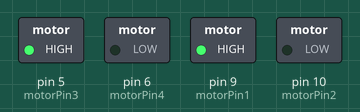
Recording of a sketch running on a simulated Arduino Uno, built with avr-gcc and run on an emulated ATmega328P. Parts: switched loads named in the sketch (green lamp = pin HIGH).

Above: at 0.1 s.
Timing chart, 0 to 1.6 s (numbered marks = the images above):
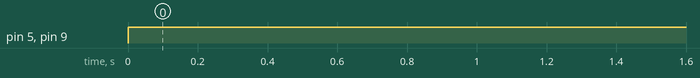

Measured:
- by itself, pin 5 (motorPin3), pin 9 (motorPin1): LOW → HIGH at 0.00 s

The sketch:

original.ino
```cpp
#define motorPin1 9 //wheel 1
#define motorPin2 10 //wheel 1
#define motorPin3 5 //wheel 2
#define motorPin4 6 //wheel 2

void setup() {
  pinMode(motorPin1, OUTPUT);
  pinMode(motorPin2, OUTPUT);
  pinMode(motorPin3, OUTPUT);
  pinMode(motorPin4, OUTPUT);
  Serial.begin(9600);
}

void loop() {
  digi_go(HIGH, LOW, HIGH, LOW);
  delay(20);
}

void digi_go(int wheel1pos, int wheel1neg, int wheel2pos, int wheel2neg) {
  digitalWrite(motorPin1, HIGH);
  digitalWrite(motorPin2, LOW);
  digitalWrite(motorPin3, HIGH);
  digitalWrite(motorPin4, LOW);
}

void analog_go(int wheel1pos, int wheel1neg, int wheel2pos, int wheel2neg) {
  analogWrite(motorPin1, wheel1pos);
  analogWrite(motorPin2, wheel1neg);
  analogWrite(motorPin3, wheel2pos);
  analogWrite(motorPin4, wheel2neg);
}
```
